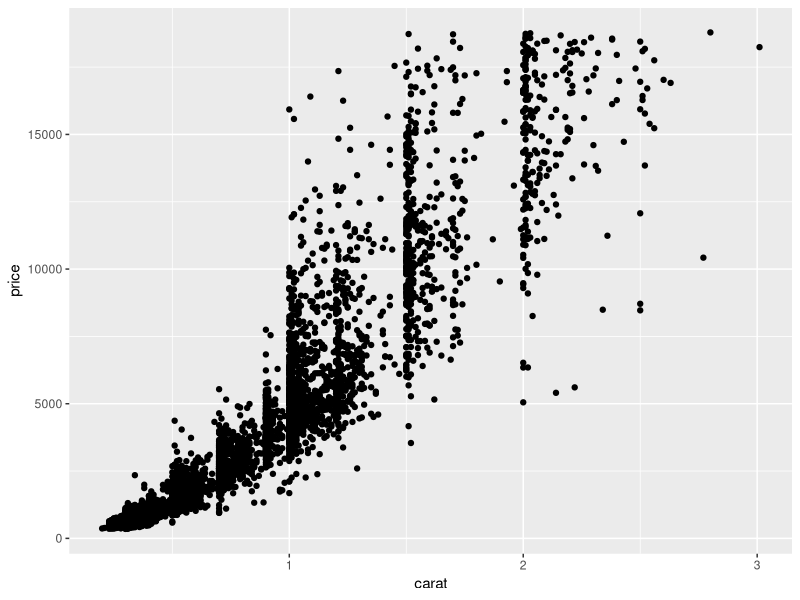
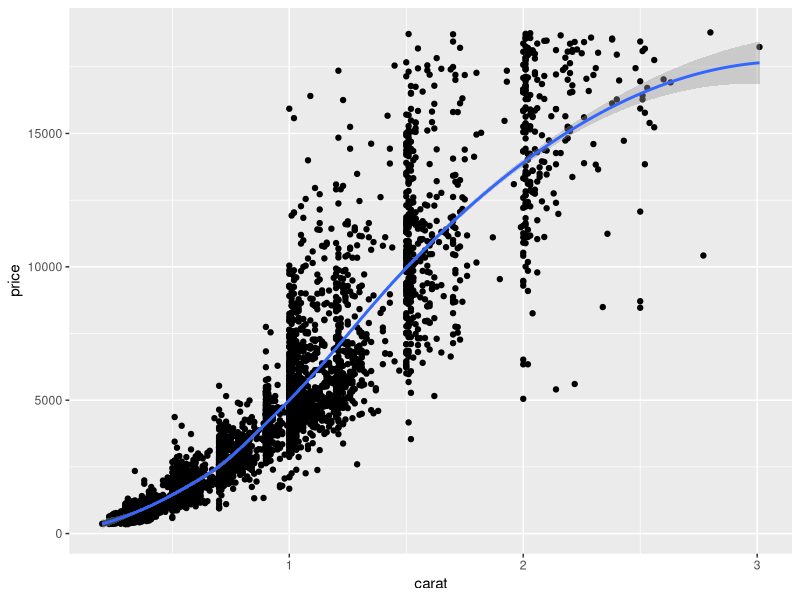
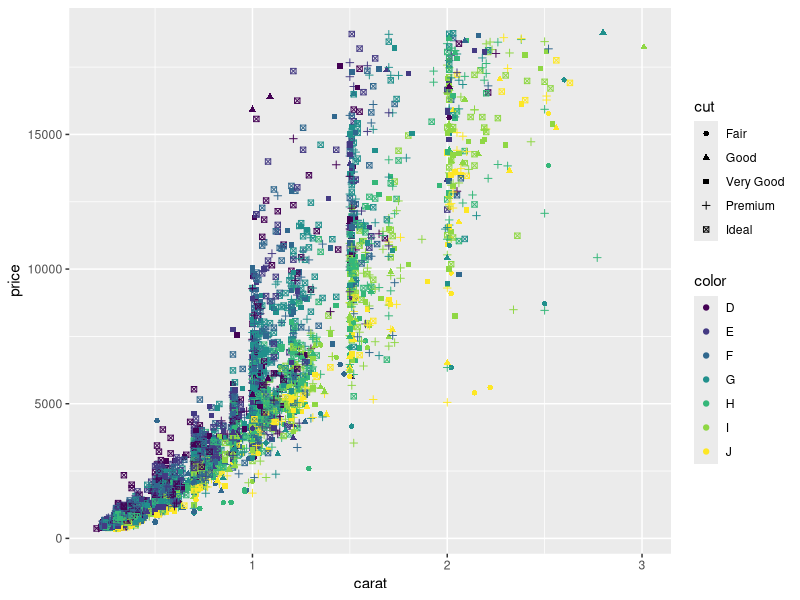
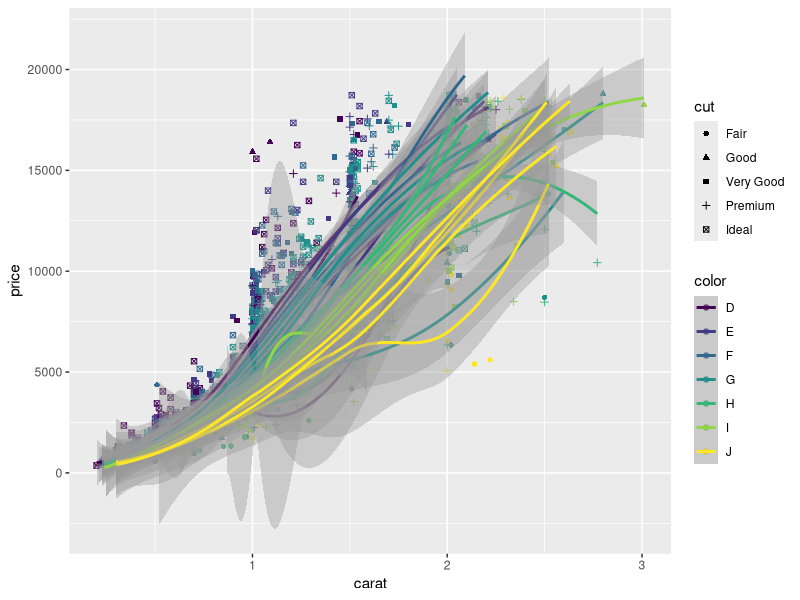
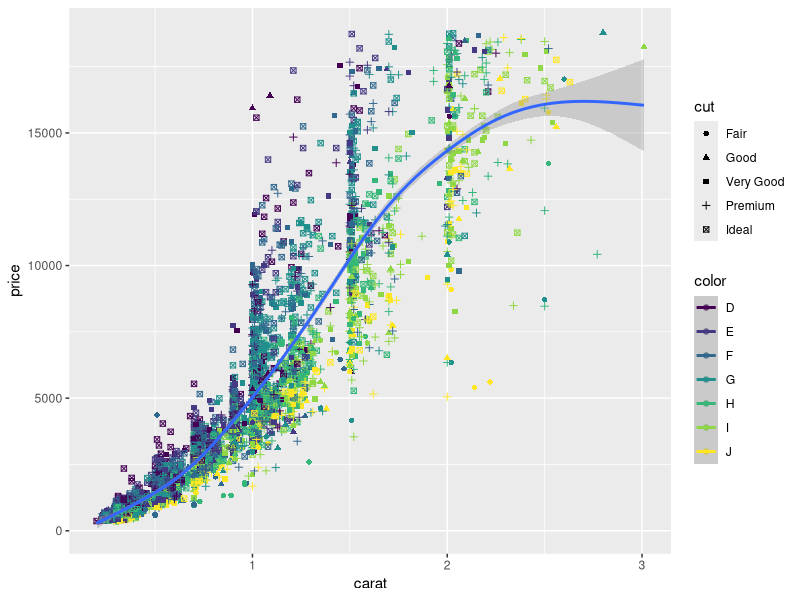
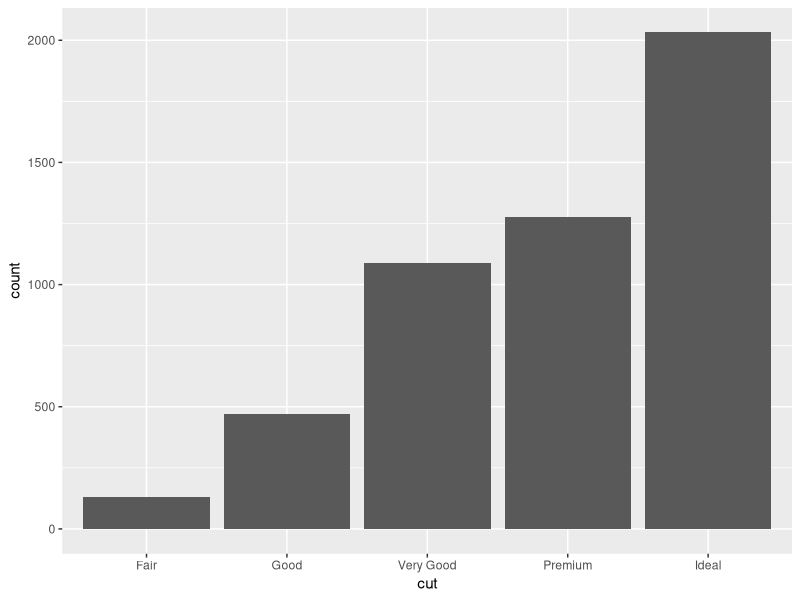
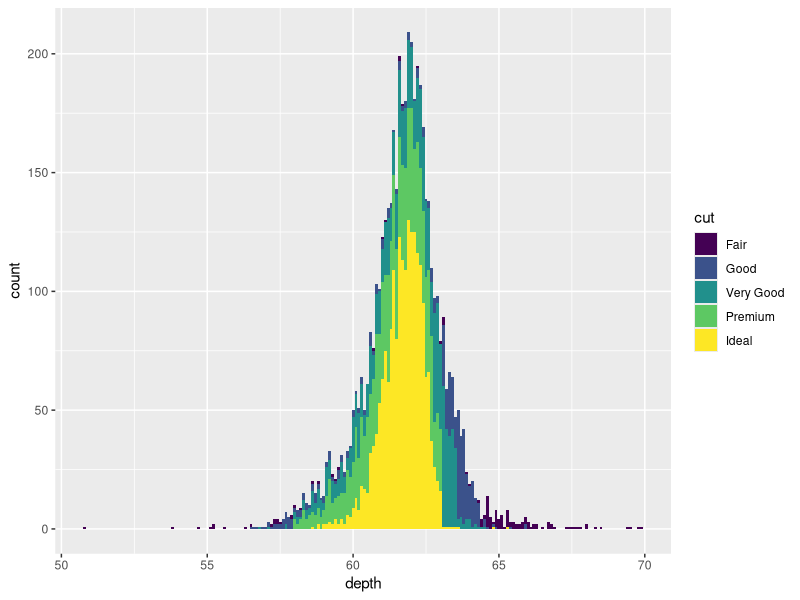
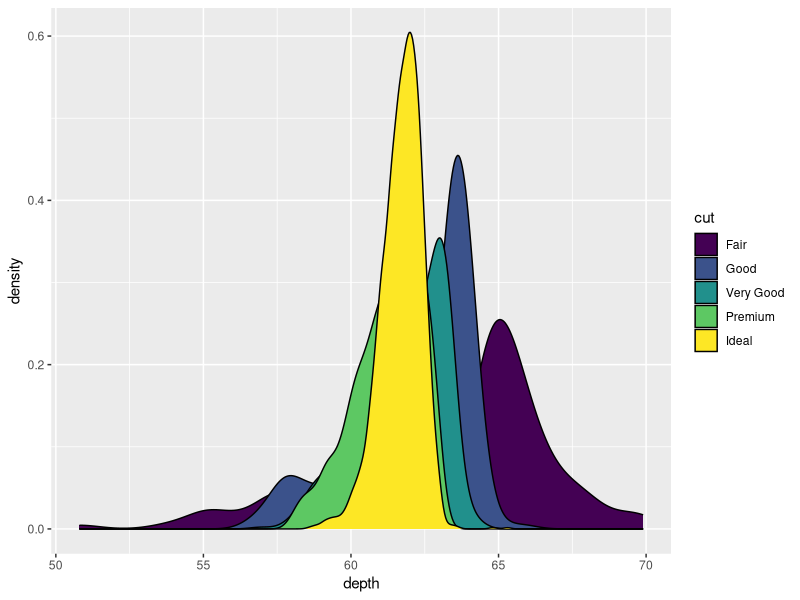

These charts were generated, in order, by the following R code:
## ---- chunk 1
knitr::opts_chunk$set(echo = FALSE,  warning=FALSE, message=FALSE)
## ---- chunk 2
library(ggplot2)
data("diamonds")
diamonds <- diamonds[sample(1:nrow(diamonds), 5000), ]
ggplot(data = diamonds) + geom_point(mapping = aes(x = carat, y = price))
## ---- chunk 3
ggplot(diamonds, aes(x = carat, y = price)) + 
  geom_point() +
  geom_smooth(method = 'loess')
## ---- chunk 4
ggplot(diamonds, aes(x = carat, y = price, color = color, shape =  cut)) + 
  geom_point()
## ---- chunk 5
ggplot(diamonds, aes(x = carat, y = price, color = color, shape =  cut)) + 
  geom_point() +
  geom_smooth()
## ---- chunk 6
ggplot(diamonds, aes(x = carat, y = price, color = color, shape = cut)) + 
  geom_point() +
  stat_smooth(aes(group = 1))
## ---- chunk 7
ggplot(data = diamonds) + 
  geom_bar(mapping = aes(x = cut)) # x should be discreate
## ---- chunk 8
ggplot(diamonds, aes(x = depth, fill = cut)) + 
  geom_histogram(binwidth = 0.1) 
## ---- chunk 9
ggplot(diamonds, aes(x = depth, fill = cut)) + # try color instead of fill 
  geom_density() 
## ---- chunk 10
ggplot(data = diamonds, mapping = aes(carat, price)) + 
  geom_point() + 
  geom_density2d()
## ---- chunk 11
ggplot(data = diamonds, mapping = aes(carat, price)) + 
  geom_point() + 
  stat_density2d(aes(fill = ..level..), geom = "polygon")

## ---- chunk 12
ggplot(data = diamonds, mapping = aes(carat, price))  + 
  geom_point() + 
   stat_density2d(aes(fill = ..level..), geom = "polygon") + 
  facet_grid( ~ cut)
## ---- chunk 13
ggplot(data = diamonds, mapping = aes(carat, price))  + 
  geom_point() + 
   stat_density2d(aes(fill = ..level..), geom = "polygon") + 
  facet_grid(color  ~ cut)
## ---- chunk 14
ggplot(data = diamonds) + 
  geom_bar(mapping = aes(x = cut, fill = clarity), position = "stack") # the default
## ---- chunk 15
ggplot(data = diamonds) + 
  geom_bar(mapping = aes(x = cut, fill = clarity), position = "dodge") 
## ---- chunk 16
ggplot(data = diamonds) + 
  geom_bar(mapping = aes(x = cut, fill = clarity), position = "fill") 
## ---- chunk 17
ggplot(diamonds, aes(carat, price, color = cut)) + geom_point() + scale_color_grey()
## ---- chunk 18
ggplot(diamonds, aes(carat, price, color = cut)) + 
  geom_point() + 
  scale_color_manual(values = c("#c9792e", "blue", "green", "gray", "thistle2"))
## ---- chunk 19
ggplot(diamonds, aes(x = carat, y = price, fill = cut)) + 
  geom_point() +
  labs(title = "Diamanten", x = "Karat", y = "Preis", fill = "Schnitt") 
## ---- chunk 20
ggplot(diamonds, aes(x = carat, y = price, fill = cut)) + 
  geom_point() +
  labs(title = "Diamanten", x = "Karat", y = "Preis", fill = "Schnitt") 
## ---- chunk 21
ggplot(diamonds, aes(carat, price, color = cut)) + 
  geom_point() + theme_bw()
